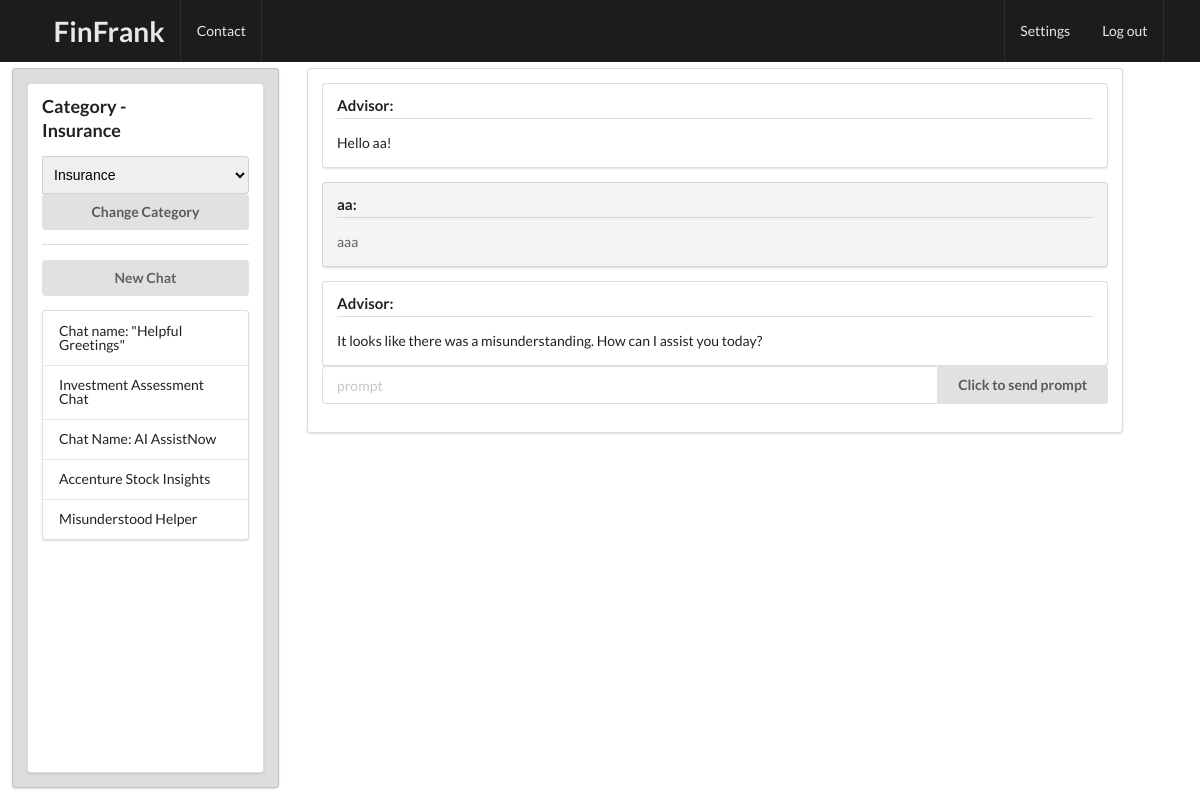
Screenshot of / (signed in) with the database file from the repository.
### Chat/models.py (models this page shows, shortened)
class ChatInfo(models.Model):
    id_chat = models.UUIDField(primary_key=True, default=uuid.uuid4, editable=False)
    user = models.CharField(max_length=100)
    name_chat = models.TextField(default="New Chat")
    category = models.CharField(max_length=45, default="Personal Finance")
    created_at = models.DateTimeField(auto_now_add=True)

class ChatMessage(models.Model):
    id_chat = models.ForeignKey(ChatInfo, on_delete=models.CASCADE)
    prompt = models.TextField()
    response = models.TextField()
    image = models.TextField(blank=True, null=True)
    created_at = models.DateTimeField(auto_now_add=True)

### Chat/views.py (the view, shortened to what this page needs)
# urls.py: path('', views.home, name="home"),
@login_required(login_url='signin')
def home(request):
    api_key = "XXX"
    user = request.user.username
    chat_categories = ['Personal Finance', 'Investments', 'Insurance', 'Car Insurance']
    conversation = ChatConversation(user, 20, api_key)
    obj = ChatInfo.objects.filter(user=user).order_by('-created_at').latest('created_at')
    chat_queryset = ChatInfo.objects.filter(user=user, category=obj.category)
    chat_ids_names = list(chat_queryset.values_list('id_chat', 'name_chat'))
    chat_messages = ChatMessage.objects.filter(id_chat=obj.id_chat)
    if chat_messages.exists():
        conversation.messages = convertChatMessagesToMessages(chat_messages)
        if obj.name_chat == 'New Chat':
            obj.name_chat = generate_chat_name(api_key, chat_messages[0].prompt, chat_messages[0].response)
            obj.save()
    chat_categories.remove(str(obj.category))
    chat_categories = [str(obj.category)] + chat_categories
    messages_ = ChatMessage.objects.filter(id_chat=obj.id_chat).order_by('created_at')
    messages_ = [mark_safe(conversation.convertMessegesObjToHTML(messages_))]
    context = {'messages_': messages_,
                'chat_ids_names': chat_ids_names,
                'chat_category': obj.category,
                'chat_categories': chat_categories
                }
    return render(request, 'home.html', context=context)

### Chat/gpt.py (called while the page is built)
def convertChatMessagesToMessages(chat_messages):
    messages = []
    for chat_message in chat_messages:
        rowAssistant = {"role": "assistant", "content": chat_message.response}
        rowUser = {"role": "user", "content": chat_message.prompt}
        messages.append(rowAssistant)
        messages.append(rowUser)
    return messages

### Chat/templates/home.html (shortened to what this page needs)
{% extends "base.html" %}
{% block content %}
<div class="ui fixed inverted menu">
    <div class="ui container">
        <a href="#" class="header item"><h1>FinFrank</h1></a>
        <a href="#" class="item">Contact</a>
        <a href="/settings" class="right item">Settings</a>
        <a href="/logout" class="item">Log out</a>
    </div>
</div>
<div class="three column row">
    <div class="four wide column">
        <div class="ui tertiary segment" style="height: calc(100vh - 80px); margin-left: 1vw;">
            <div class = "ui segment" style = "overflow-y: scroll; height: calc(100vh - 110px)">
                <h3 class="ui header">Category - <div class="item">{{ chat_category }}</div></h3>
                    <form method="POST">
                        <div class="ui action fluid input">
                            <select name="new_category" class="ui fluid dropdown">
                                {% for category in chat_categories %}
                                    <option class = "item" value="{{ category }}">{{ category }}</option>
                                {% endfor %}
                            </select>
                        </div>
                        <button type="submit" class="ui fluid button" >Change Category</button>
                        <div class="ui divider"></div>
                        </form>
                        <form method="POST">
                            <button type="button" class="ui fluid button" name="new_chat" id = "newChatButton">
                                <a href="/new_chat/{{chat_category}}" style="color: #616161"  >New Chat</a>
                            </button>
                        </form>
                        <form method="POST">
                            <div class="ui vertical fluid menu">
                                {% for chat_id_name in chat_ids_names %}
                                    <a class="item" href="/chat/{{chat_id_name.0}}">{{ chat_id_name.1 }}</a>
                                {% endfor %}
                        </form>
                    </div>
            </div>
        </div>
    </div>
    <div class="eleven wide column" >
        <div class = "ui segment" >
            <div id = "scrollMesseges" style="overflow-y: scroll; max-height: calc(100vh - 75px - 80px)">
                {% for message in messages_ %}
                    <div class="alert alert-danger" role="alert">
                        {{ message }}
                    </div>
                {% endfor %}
            </div>
            <form method="POST">
            <div class="ui form">
                <div class="prompt-field">
                        <div class="ui fluid action input">
                            <input type="text" name="prompt" placeholder="prompt" class="ui input">
                            <button type="submit" class="ui button">Click to send prompt</button>
                        </div>
                    </form>
                </div>
            </div>
        </div>
    <div class="one wide column"></div>
{% endblock %}

### Chat/templates/base.html (shortened to what this page needs)
<html>
    <head>
        <link rel="stylesheet" href="https://cdn.jsdelivr.net/npm/semantic-ui@2.4.2/dist/semantic.min.css">
    </head>
<body>
    <div class = "ui tree grid" >
        {% block content %}
        {% endblock %}
</body>
</html>

### rows the page displays
ChatInfo: category "Insurance", new_category "Insurance", name_chat "Misunderstood Helper"
ChatInfo: name_chat "Chat name: \"Helpful Greetings\""
ChatInfo: name_chat "Investment Assessment Chat"
ChatInfo: name_chat "Chat Name: AI AssistNow"
ChatInfo: name_chat "Accenture Stock Insights"
ChatMessage: response "Advisor: Hello aa! aa: aaa Advisor: It looks like there was a misunderstanding. How can I assist you today?"
